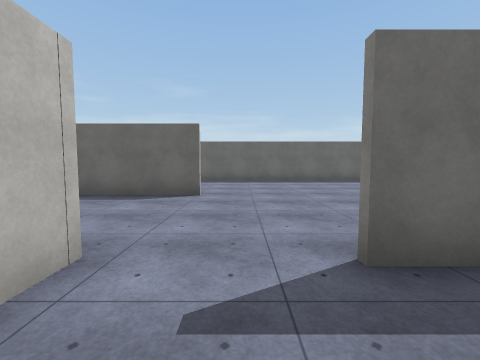
[1] (above)

16 first-person views from a walk through a scene from a Unity 3-D project. The camera is 1.5 m above the floor, tilts 4° down and sees 90° across. The floor is counted in squares, 2 m on a side. Each view is taken from the middle of a square. On the plan, view 1 faces up. The plan holds only what a view shows up to about 9 squares ahead; the rest is blank. The place goes on beyond the plan. The player character is not drawn. Surface patterns are stand-ins for the level's own textures.

[2]
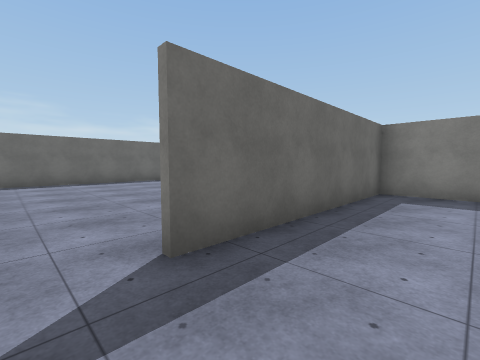

[3]
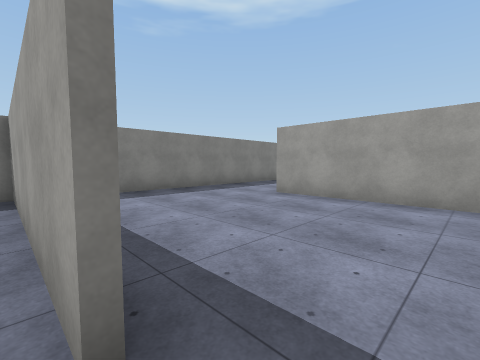

[4]
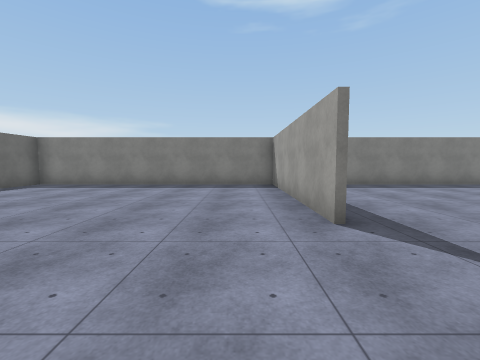

[5]
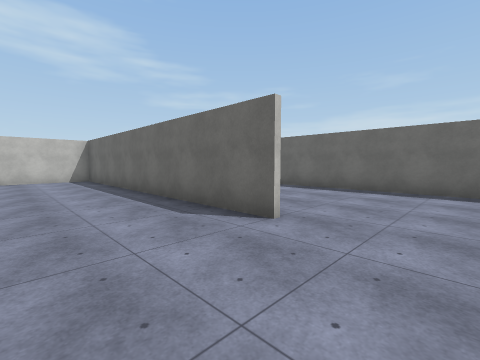

[6]
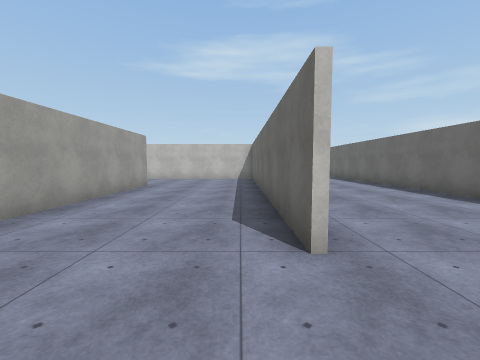

[7]
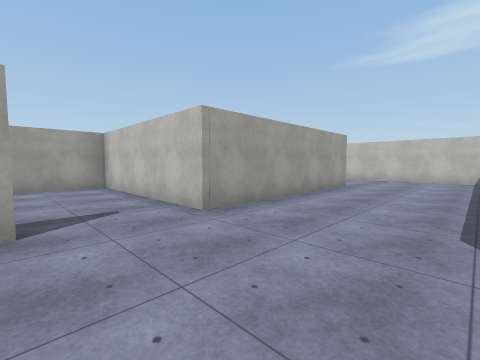

[8]
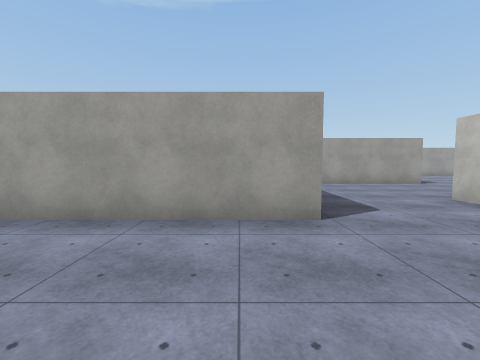

[9]
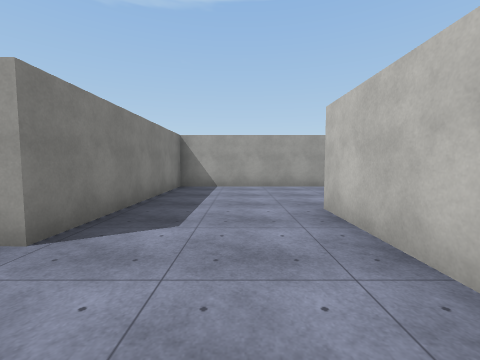

[10]
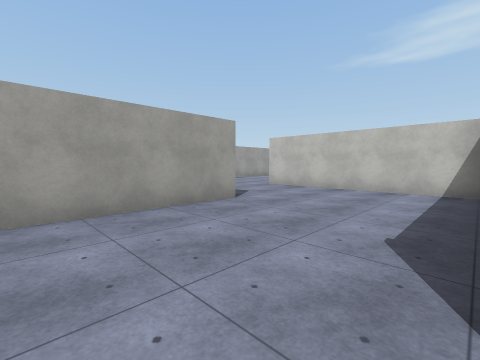

[11]
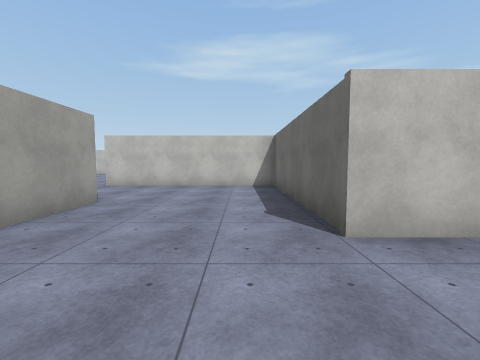

[12]
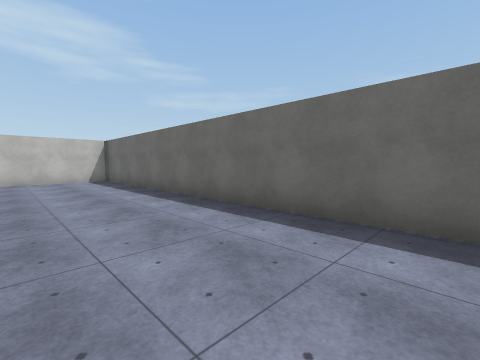

[13]
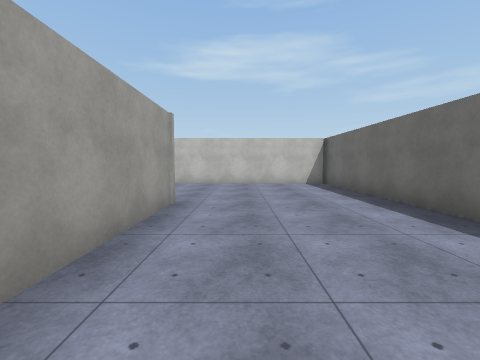

[14]
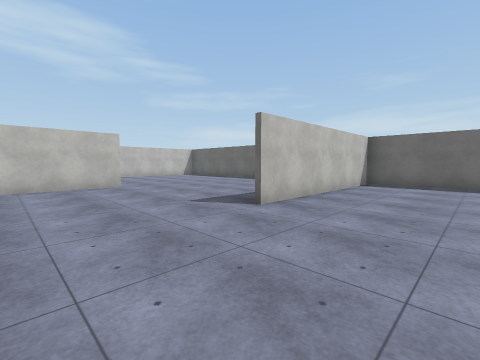

[15]
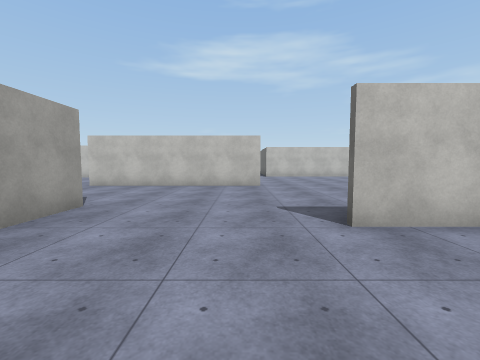

[16]
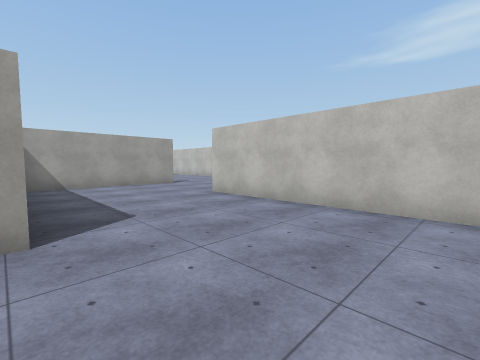

### Floor plan
Points are (right, up) in squares from view 1. A wall is a line through its corners. A room is listed if a view was taken in it or the views show most of it. See-through windows are left out.
Room 1 (views 1, 2, 3)
walls: (6.5, 1.7) (0.9, 1.7); (6.5, -2.5) (6.5, 1.9); (-1.3, 1.9) (-1.3, -3.1) (3.8, -3.1)
ways out: opening at (0, 2) to room 2; opening at (5.5, -3)
Room 2 (views 4, 5, 6, 7, 8, 9, 10, 11, 12, 13, 14, 15, 16)
walls: (-10.4, 5) (-10.4, 0.1) (-16, 0.1) (-16, -3.6); (-10.6, 5.7) (-7.1, 5.7); (-16.2, 0.3) (-14.6, 0.3); (-12.8, -3.8) (-7.1, -3.8) (-7.1, 1.9) (-1.3, 1.9); (-0.9, 5.6) (-9.2, 5.6); (-20, 3.8) (-20, -2.1); (0.9, 1.9) (6.5, 1.9) (6.5, 10.1) (5, 10.1); (-19.5, -5.3) (-16.4, -5.3); (2.8, 10.1) (-14.8, 10.1) (-14.8, 4.2)
ways out: opening at (0, 2) to room 1; opening at (-20, -3.5); opening at (-14.5, -4.5)

Positions as (right, up) in squares from view 1, and headings:
1: (0, 0), facing up
2: (0, 0), facing up-right
3: (0, 2), facing down-right
4: (-2, 3), facing right
5: (1, 3), facing up-left
6: (1, 5), facing left
7: (1, 5), facing down-left
8: (-6, 5), facing down
9: (-9, 4), facing down
10: (-9, 0), facing down-left
11: (-8, -1), facing left
12: (-4, 7), facing up-left
13: (-6, 7), facing left
14: (-12, 1), facing up-left
15: (-12, 3), facing left
16: (-16, 3), facing down-left
